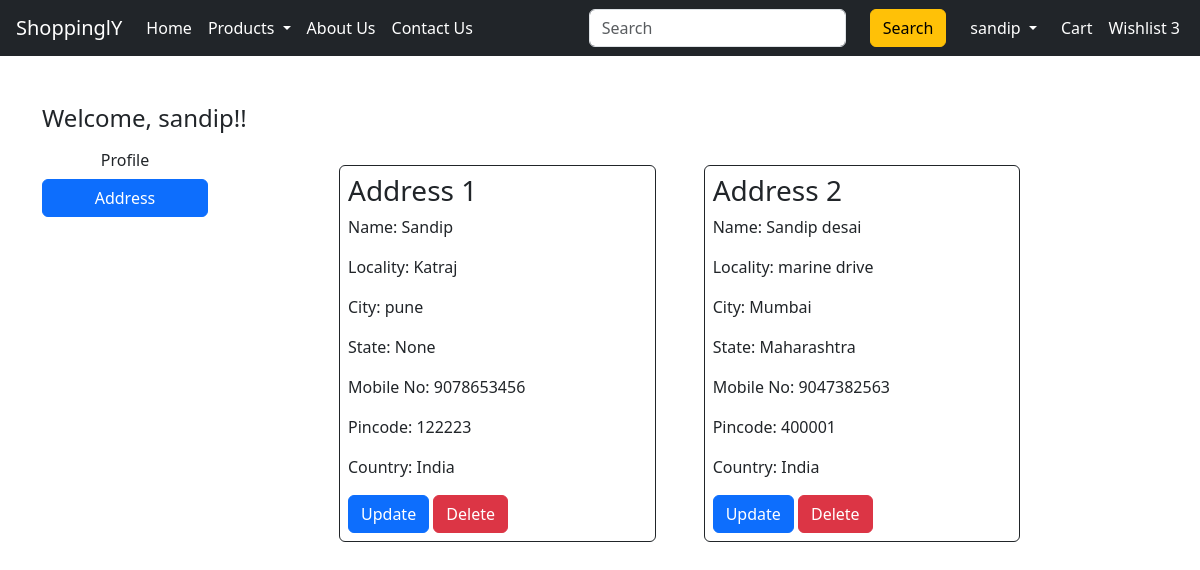
The app's page /address/ (signed in) with its own data.
### app/models.py (models this page shows)
class UserProfile(models.Model):
    user = models.ForeignKey(User, on_delete = models.CASCADE)
    name = models.CharField(max_length=100)
    locality = models.CharField(max_length=100)
    city = models.CharField(max_length=20)
    mobile = models.IntegerField(validators=[validate_mobile])
    pincode = models.IntegerField(validators=[val_pin])
    state = models.CharField(choices=state_choices, max_length=50, blank=True, null=True)
    country = models.CharField(choices=nations, max_length=25, default='India')

### app/views.py (the view)
# urls.py: path('address/', address_view, name='address'),
def address_view(request):
    add = UserProfile.objects.filter(user = request.user)
    return render(request, 'app/address.html', locals())

### templates/app/address.html (shortened to what this page needs)
{% extends 'app/base.html' %}
{% load static %}
{% block main %}
<div class="container my-5">
    <div class="row">
        <h4>Welcome, <span>{{request.user}}!!</span></h4>
        <br>
        <div class="col-sm-2 ">
            <ul class="list-unstyled">
                <li class="d-grid"><a href="{% url 'profile' %}" class="btn ">Profile</a></li>
                <li class='d-grid'><a href="{% url 'address' %}" class="btn btn-primary">Address</a></li>
            </ul>
        </div>
        <div class="col-sm-8  offset-sm-1">
            <div class="row">
             {% for ad in add %}
                <div class="col-sm-5 p-2 m-4 border border-dark rounded">
                        <h3>Address {{ forloop.counter }}</h3>
                        <p>Name: {{ad.name}}</p>
                        <p>Locality: {{ad.locality}}</p>
                        <p>City: {{ad.city}}</p>
                        <p>State: {{ad.state}}</p>
                        <p>Mobile No: {{ad.mobile}}</p>
                        <p>Pincode: {{ad.pincode}}</p>
                        <p>Country: {{ad.country}}</p>
                        <a href="{% url 'update-address' ad.id %}" type="button" class="btn btn-primary">Update</a>
                        <a href="{% url 'delete-ad' ad.id %}" type="button" class="btn btn-danger">Delete</a>
                </div>
             {% endfor %}
            </div>
        </div>
    </div>
</div>
{% endblock %}

### templates/app/base.html (shortened to what this page needs)
<!DOCTYPE html>
{% load static %}
<html lang="en">
<head>
    <link href="https://cdn.jsdelivr.net/npm/bootstrap@5.3.2/dist/css/bootstrap.min.css" rel="stylesheet">
    <link rel="stylesheet" href="{% static 'app/css/style2.css' %}" />
    <link rel="stylesheet" href="{% static 'app/css/all.min.css' %}" />
    <link rel="stylesheet" href="{% static 'app/css/owl.carousel.min.css' %}" />
</head>
<body>
    <nav class="navbar navbar-expand-lg  navbar-dark bg-dark fixed">
        <div class="container-fluid">
          <a class="navbar-brand" href="#">ShoppinglY</a>
          <div class="collapse navbar-collapse" id="navbarSupportedContent">
            <ul class="navbar-nav me-auto mb-2 mb-lg-0">
              <li class="nav-item">
                <a class="nav-link active" aria-current="page" href="{% url 'home' %}">Home</a>
              </li>
              <li class="nav-item dropdown ">
                <a class="nav-link dropdown-toggle active" href="#" role="button" data-bs-toggle="dropdown" aria-expanded="false">
                  Products
                </a>
              </li>
              <li class="nav-item">
                <a class="nav-link active " href="{% url 'about'%}" aria-disabled="true">About Us</a>
              </li>
              <li class="nav-item">
                <a class="nav-link active " href="{% url 'contact'%}" aria-disabled="true">Contact Us</a>
              </li>
            </ul>
            <form class="d-flex" role="search">
              <input class="form-control me-4" type="search" placeholder="Search" aria-label="Search">
              <button class="btn btn-warning me-2" type="submit">Search</button>
            </form>
          </div>
        {% if request.user.is_authenticated %}
          <ul class="navbar-nav me-auto mb-2 mb-lg-0">
            <li class="nav-item dropdown mx-2">
              <a class="nav-link dropdown-toggle active" href="#" role="button" data-bs-toggle="dropdown" aria-expanded="false">
              {{request.user}}
              </a>
            </li>
          </ul>
          <li class="navbar-nav me-auto mb-2 mb-lg-0 ">
              <a href="{% url 'show-cart'%}" class="nav-link text-white"> Cart {{count}}</a>
          </li>
          <li class="navbar-nav me-auto mb-2 mb-lg-0 ">
              <a href="#" class="nav-link text-white"> Wishlist 3</a>
          </li>
          {% endif %}
        </div>
      </nav>
      {% block main %}{% endblock %}
</body>
</html>

### static/app/css/style2.css (style rules this page uses)
h4, a { padding-left: 4px; }

### records on screen
UserProfile: name "Sandip", locality "Katraj", city "pune", state "None", mobile "9078653456", pincode "122223", country "India"
UserProfile: name "Sandip desai", locality "marine drive", city "Mumbai", state "Maharashtra", mobile "9047382563", pincode "400001", country "India"

### other values on screen
{{ request.user }} "sandip"
